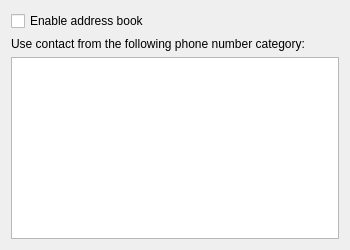
<?xml version="1.0" encoding="UTF-8"?>
<ui version="4.0">
 <class>DlgAddressBookBase</class>
 <widget class="QWidget" name="DlgAddressBookBase">
  <property name="geometry">
   <rect>
    <x>0</x>
    <y>0</y>
    <width>350</width>
    <height>250</height>
   </rect>
  </property>
  <property name="windowTitle">
   <string notr="true">Form</string>
  </property>
  <layout class="QVBoxLayout" name="verticalLayout">
   <item>
    <widget class="QCheckBox" name="kcfg_enableAddressBook">
     <property name="text">
      <string>Enable address book</string>
     </property>
    </widget>
   </item>
   <item>
    <widget class="QLabel" name="m_pPhonetypeL">
     <property name="text">
      <string>Use contact from the following phone number category:</string>
     </property>
    </widget>
   </item>
   <item>
    <widget class="QListWidget" name="m_pPhoneTypeList">
     <property name="editTriggers">
      <set>QAbstractItemView::NoEditTriggers</set>
     </property>
     <property name="selectionMode">
      <enum>QAbstractItemView::SingleSelection</enum>
     </property>
     <property name="sortingEnabled">
      <bool>true</bool>
     </property>
    </widget>
   </item>
  </layout>
 </widget>
 <resources/>
 <connections/>
</ui>
